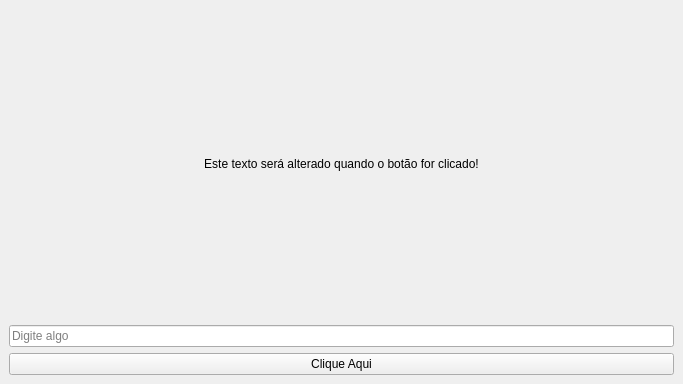
<?xml version="1.0" encoding="UTF-8"?>
<ui version="4.0">
 <class>Form</class>
 <widget class="QWidget" name="Form">
  <property name="geometry">
   <rect>
    <x>0</x>
    <y>0</y>
    <width>683</width>
    <height>384</height>
   </rect>
  </property>
  <property name="windowTitle">
   <string>QWidget e connect</string>
  </property>
  <property name="windowIcon">
   <iconset>
    <normaloff>../../assets/icons/icon.png</normaloff>../../assets/icons/icon.png</iconset>
  </property>
  <layout class="QVBoxLayout" name="verticalLayout">
   <property name="spacing">
    <number>6</number>
   </property>
   <property name="leftMargin">
    <number>9</number>
   </property>
   <property name="topMargin">
    <number>9</number>
   </property>
   <property name="rightMargin">
    <number>9</number>
   </property>
   <property name="bottomMargin">
    <number>9</number>
   </property>
   <item>
    <widget class="QLabel" name="label">
     <property name="text">
      <string>Este texto será alterado quando o botão for clicado!</string>
     </property>
     <property name="alignment">
      <set>Qt::AlignCenter</set>
     </property>
    </widget>
   </item>
   <item>
    <widget class="QLineEdit" name="line_edit">
     <property name="placeholderText">
      <string>Digite algo</string>
     </property>
    </widget>
   </item>
   <item>
    <widget class="QPushButton" name="push_button">
     <property name="text">
      <string>Clique Aqui</string>
     </property>
    </widget>
   </item>
  </layout>
 </widget>
 <resources/>
 <connections/>
</ui>
